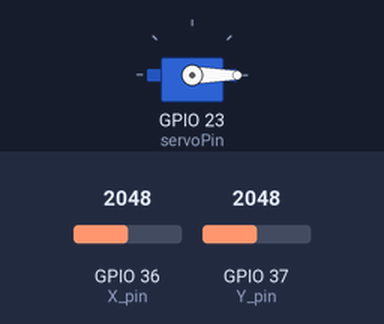
This sketch was run on a simulated ESP32. Parts: servo. Inputs (shaded band) come from the test bench; at power-on: GPIO 37 (Y_pin) = 2048, GPIO 36 (X_pin) = 2048.

Above: at 1.2 s.
1.3 s: GPIO 37 (Y_pin) set to 1760
At 2.07 s:
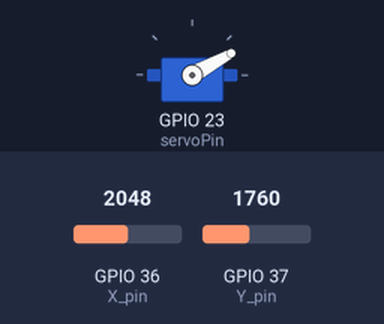
4.9 s: GPIO 36 (X_pin) set to 1810
At 5.07 s:
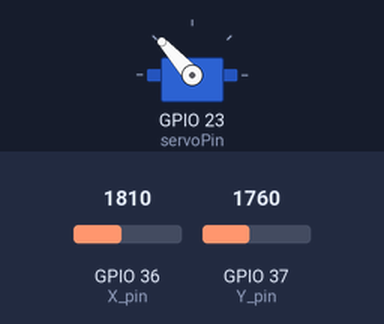
At 5.67 s:
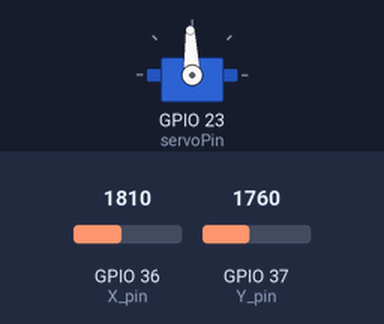
8.4 s: GPIO 36 (X_pin) set to 1776
9.9 s: GPIO 36 (X_pin) set to 1697
Timing chart, 0 to 14.4 s (numbered marks = the images above; inputs shaded):
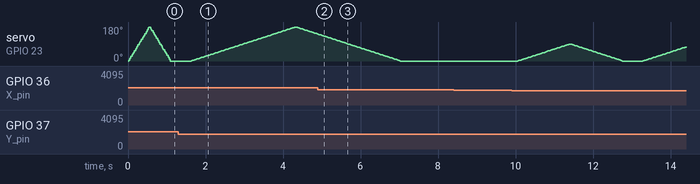

The sketch:

part3.ino
```cpp
//www.elegoo.com [2016.12.08]
// Modified for Adafruit HUZZAH32 ESP32 Feather (5/2/2019)
// Requires the following library to be installed:
//   ESP32Servo

#include <ESP32Servo.h>

const int servoPin = 23; // Servo data pulse pin
Servo myservo;  // create servo object to control a servo
int pos = 0;    // variable to store the servo angle position
int fast = 1; // base speed(slow speed);

// Joystick pin assignments
const int SW_pin = 16; // Switch output -> digital input pin
const int X_pin  = A0; // X output -> analog input pin
const int Y_pin  = A1; // Y output -> analog input pin


void setup()
{
  pinMode(SW_pin, INPUT_PULLUP);
  digitalWrite(SW_pin, HIGH);
  Serial.begin(115200);
  myservo.attach(servoPin);  // assigns servo pin to the servo object
}

void loop()
{
  //check for the Y axis to see if it far from the middle and adjust the speed base on it
  //if it less than the center then set the speed to 1.
  if(analogRead(Y_pin) < 1850 && analogRead(Y_pin) < 1800){
    fast = 1;
  }
  //if it bigger than the center then make the speed to 5.
  else if(analogRead(Y_pin) > 1850){
    fast = 5;
  }

  if(analogRead(X_pin) < 1750){
    for (pos = 0; pos <= 90; pos += fast)
    {
      myservo.write(pos);
      delay(15);
    }
    for (pos = 90; pos >= 0; pos -= fast)
   {
      myservo.write(pos);
     delay(15);
   }
  }
  if(analogRead(X_pin) > 1850){

    for (pos = 0; pos <= 180; pos += fast)
    {
      myservo.write(pos);
      delay(15);
    }
    for (pos = 180; pos >= 0; pos -= fast)
   {
      myservo.write(pos);
     delay(15);
   }
  }
  delay(500);
}
```

Measured:
- after the input at 4.9 s, servo on GPIO 23 (servoPin): goes on until 7.0 s, then stays 0°
- after the input at 8.4 s, every drawn part: stays the same
- by itself, servo on GPIO 23 (servoPin): rises from 0° to 180° in 2.7 s, then falls to 142° in 0.57 s
